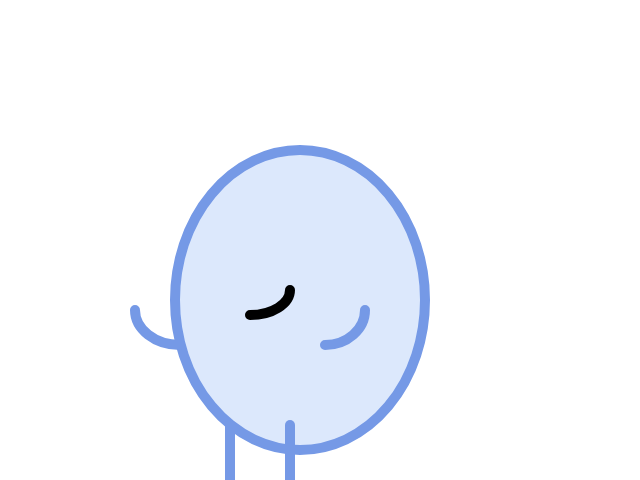
Frame 1 (no input)
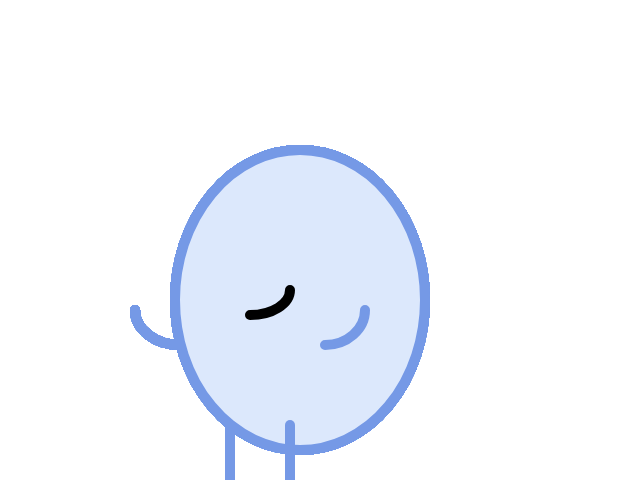
Frame 60 (no input)
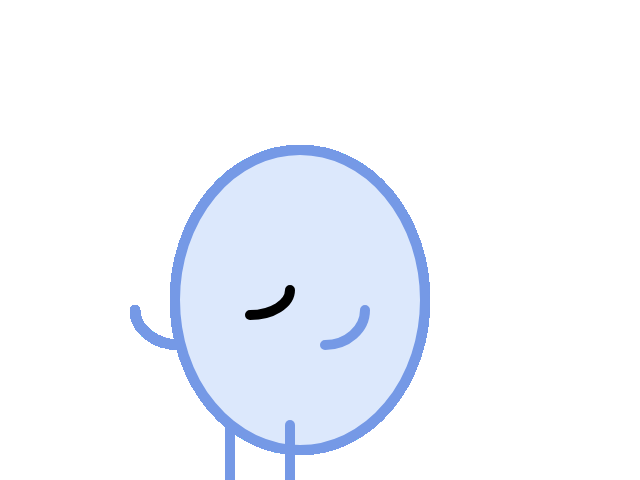
Frame 120 (the mouse pressed at the canvas centre since frame 60)

The p5.js sketch that drew these frames (run headless with seeded random() and noise() and a simulated clock; from frame 60 on, the mouse is pressed at the canvas centre):

// p5.js sketch
// ── sketch.js


function setup() {
  
  createCanvas(640, 480);
}

let eyeSize = prompt("Enter eye size width:");
let height = prompt("Enter circle height:");


function draw() {
  if (mouseIsPressed) {
     fill("#fcc5d1");
     strokeWeight(0);
    ellipse(mouseX, mouseY, 80, 80);
  } 
  
  //body
  stroke("#7599e6");
  fill("#dce8fc");
  strokeWeight(10);
  ellipse(300 , 300, 250, 300);
  
   //leggies
  noFill();
  line(230, 425, 230, 490);
  line(290, 425, 290, 490);
  //hands
  arc(325,310,80,70,0,HALF_PI);
  arc(180, 310, 90, 70, HALF_PI, PI);
  
  
  //eyes
  stroke(0);
  fill("#fff");
  ellipse(300 , 250, eyeSize, eyeSize);
  ellipse(180 , 250, eyeSize, eyeSize);
  noFill();
  arc(250,290,80,50,0,HALF_PI);
  
 
}
